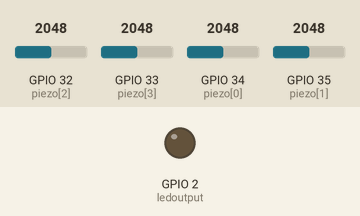
This sketch was run on a simulated ESP32. On the bench: output pins drawn as LEDs (lit = HIGH). Inputs (shaded band) come from the test bench; at power-on: GPIO 33 (piezo[3]) = 2048, GPIO 32 (piezo[2]) = 2048, GPIO 34 (piezo[0]) = 2048, GPIO 35 (piezo[1]) = 2048. WiFi joins after 1.5 s; servers stay silent unless stated; what the sketch prints to the serial monitor is not drawn.

Above: at 0.1 s.
At 2.7 s:
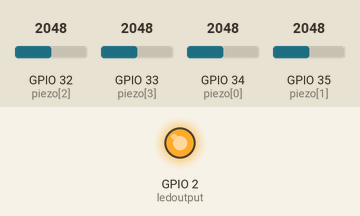
2.8 s: GPIO 33 (piezo[3]) set to 1041
4.3 s: GPIO 33 (piezo[3]) set to 936
7.3 s: GPIO 33 (piezo[3]) set to 1040
8.8 s: GPIO 33 (piezo[3]) set to 960
Timing chart, 0 to 11.8 s (numbered marks = the images above; inputs shaded):
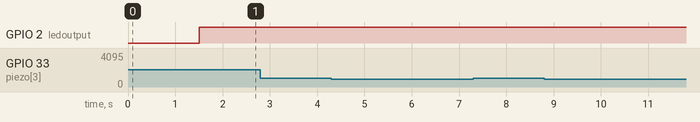

The sketch:

Piezo_reading.ino
```cpp
//defining the pins and variables for sensor input and preparing final data for upload
//with the change in no. of beds, only the total_beds macro and piezo[] array for input pins needs to be altered

#define total_beds 4
//headers needed
#include <WiFi.h>
#include <HTTPClient.h>
//network credentials for connection
const char* ssid     = "dlink-1081";
const char* password = "292987e626";

//including Domain name and URL path or IP address with path
const char* serverName = "http://192.168.0.100/medbeds/post-esp-data.php";

//Keeping this API Key value for compatibility with the PHP code written
//If the apiKeyValue is changed, the PHP file post-esp-data.php also needs to have the same key
String apiKeyValue = "tPmAT5Ab3j7F9";

int piezo[] = {34, 35, 32, 33};   // the analog pins connected to the piezo sensors of each bed
int val[total_beds];    // array for storing the status of each bed
int beds_occ=0;
int beds_vac;
int i,j,v;
int c=0;    // counter for holding the status of beds for a specified time (loop iterations)

int ledoutput = 2;    // pin connected to board LED
int threshold = 1000;   //setting the threshold for presence of patient

String Department="Cardiology";

//setting up the input and output pins
void setup()
{
  for(i=0; i<total_beds ; i++)
  {
    pinMode(piezo[i], INPUT);
  }   // setting the piezo pins as input
  pinMode(ledoutput, OUTPUT);   // setting board led as output

  for(i=0; i<total_beds; i++)
  {
    val[i]=0;
  }   // initializing the status of each bed as empty (0)

  Serial.begin(115200);

  //configuring wifi connection
  WiFi.begin(ssid, password);
  Serial.println("Connecting");
  while(WiFi.status() != WL_CONNECTED) {
    delay(500);
    Serial.print(".");
  }
  Serial.println("");
  Serial.print("Connected to WiFi network with IP Address: ");
  Serial.println(WiFi.localIP());


}

void loop()
{

  for(j=0; j<total_beds; j++)
  {
    v=analogRead(piezo[j]);  //   stores the reading of each sensor
    if(v >= threshold)
    {
      val[j] = 1;
      digitalWrite(ledoutput, HIGH);
      delay(100);
    }   // checks the status of each bed
        //if the sensor reading is above threshold, the status of each bed is set as full (1) and led blinks giving an indication
    else
    {
      digitalWrite(ledoutput, LOW);
    }   //else led remains off
  }   //for checking the bed status with each loop

  for(j=0; j<total_beds; j++)
  {
    beds_occ=beds_occ+val[j];
  }   //calculating the total beds occupied

  beds_vac=total_beds-beds_occ; //calculating the vacant beds

  Serial.print(beds_occ);
  Serial.print("  ");
  Serial.println(beds_vac);


  if(c>99998)
  {

          //Check WiFi connection status
          if(WiFi.status()== WL_CONNECTED){
          HTTPClient http;

          // Domain name with URL path or IP address with path
          http.begin(serverName);

          // Specify content-type header
          http.addHeader("Content-Type", "application/x-www-form-urlencoded");
          // Preparing HTTP POST request data
          String httpRequestData = "api_key=" + apiKeyValue + "&Department=" + Department + "&No_of_beds_occ=" + beds_occ + "&No_of_beds_vac=" + beds_vac + "";

          Serial.print("httpRequestData: ");
          Serial.println(httpRequestData);

          // Send HTTP POST request
          int httpResponseCode = http.POST(httpRequestData);

          if (httpResponseCode>0) {
            Serial.print("HTTP Response code: ");
            Serial.println(httpResponseCode);
          }
          else {
            Serial.print("Error code: ");
            Serial.println(httpResponseCode);
          }
          // Free resources
          http.end();
        }
        else {
          Serial.println("WiFi Disconnected");
        }

        delay(5000);
  } //for uploading data after a while into the database


  beds_occ=0;   //setting the beds_occ at 0 with every iteration since the val[] array remians unchanged for a specified time
  c++;    //counting the loop iterations


  if(c==100000)
  {
    for(i=0; i<total_beds; i++)
    {
      val[i]=0;
    }
    c=0;
  }   //setting the status of each bed to empty (0) after a specified time (here, 100000 loop iterations)

}
```

Measured:
- after the input at 2.8 s, every drawn part: stays the same
- after the input at 7.3 s, every drawn part: stays the same
